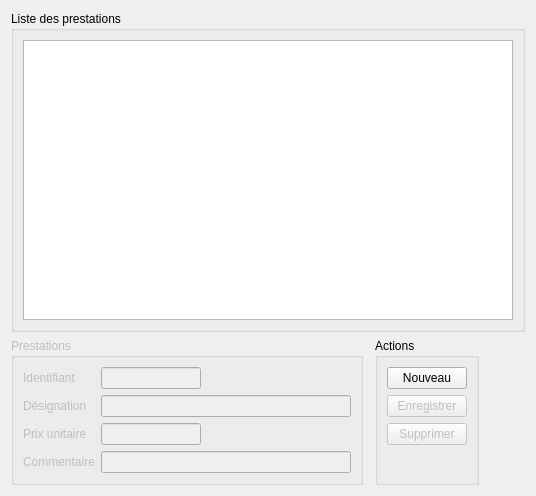
      <widget class="QWidget" name="tArticle">
       <attribute name="title">
        <string>Prestations</string>
       </attribute>
       <layout class="QGridLayout" name="gridLayout">
        <item row="0" column="0" rowspan="2" colspan="4">
         <widget class="QGroupBox" name="artlGroupBox">
          <property name="sizePolicy">
           <sizepolicy hsizetype="Expanding" vsizetype="Expanding">
            <horstretch>0</horstretch>
            <verstretch>0</verstretch>
           </sizepolicy>
          </property>
          <property name="title">
           <string>Liste des prestations</string>
          </property>
          <layout class="QGridLayout" name="gridLayout_6">
           <item row="0" column="0">
            <widget class="QListWidget" name="aList">
             <property name="sizePolicy">
              <sizepolicy hsizetype="Expanding" vsizetype="Expanding">
               <horstretch>0</horstretch>
               <verstretch>0</verstretch>
              </sizepolicy>
             </property>
             <property name="minimumSize">
              <size>
               <width>0</width>
               <height>280</height>
              </size>
             </property>
            </widget>
           </item>
          </layout>
         </widget>
        </item>
        <item row="2" column="0">
         <widget class="QGroupBox" name="artGroupBox">
          <property name="enabled">
           <bool>false</bool>
          </property>
          <property name="minimumSize">
           <size>
            <width>1</width>
            <height>1</height>
           </size>
          </property>
          <property name="maximumSize">
           <size>
            <width>500</width>
            <height>300</height>
           </size>
          </property>
          <property name="title">
           <string>Prestations</string>
          </property>
          <layout class="QFormLayout" name="formLayout_4">
           <property name="fieldGrowthPolicy">
            <enum>QFormLayout::AllNonFixedFieldsGrow</enum>
           </property>
           <item row="0" column="0">
            <widget class="QLabel" name="label_25">
             <property name="text">
              <string>Identifiant</string>
             </property>
            </widget>
           </item>
           <item row="0" column="1">
            <widget class="QLineEdit" name="aId">
             <property name="enabled">
              <bool>false</bool>
             </property>
             <property name="minimumSize">
              <size>
               <width>100</width>
               <height>0</height>
              </size>
             </property>
             <property name="maximumSize">
              <size>
               <width>100</width>
               <height>16777215</height>
              </size>
             </property>
            </widget>
           </item>
           <item row="1" column="0">
            <widget class="QLabel" name="label_23">
             <property name="text">
              <string>Désignation</string>
             </property>
            </widget>
           </item>
           <item row="1" column="1">
            <widget class="QLineEdit" name="aName">
             <property name="minimumSize">
              <size>
               <width>250</width>
               <height>0</height>
              </size>
             </property>
             <property name="maximumSize">
              <size>
               <width>250</width>
               <height>16777215</height>
              </size>
             </property>
            </widget>
           </item>
           <item row="2" column="0">
            <widget class="QLabel" name="label_26">
             <property name="text">
              <string>Prix unitaire</string>
             </property>
            </widget>
           </item>
           <item row="2" column="1">
            <widget class="QLineEdit" name="aPrice">
             <property name="minimumSize">
              <size>
               <width>100</width>
               <height>0</height>
              </size>
             </property>
             <property name="maximumSize">
              <size>
               <width>100</width>
               <height>16777215</height>
              </size>
             </property>
            </widget>
           </item>
           <item row="3" column="0">
            <widget class="QLabel" name="label_24">
             <property name="maximumSize">
              <size>
               <width>100</width>
               <height>16777215</height>
              </size>
             </property>
             <property name="text">
              <string>Commentaire</string>
             </property>
            </widget>
           </item>
           <item row="3" column="1">
            <widget class="QLineEdit" name="aCom">
             <property name="minimumSize">
              <size>
               <width>250</width>
               <height>0</height>
              </size>
             </property>
             <property name="maximumSize">
              <size>
               <width>250</width>
               <height>16777215</height>
              </size>
             </property>
            </widget>
           </item>
          </layout>
         </widget>
        </item>
        <item row="2" column="3">
         <spacer name="horizontalSpacer_4">
          <property name="orientation">
           <enum>Qt::Horizontal</enum>
          </property>
          <property name="sizeHint" stdset="0">
           <size>
            <width>40</width>
            <height>20</height>
           </size>
          </property>
         </spacer>
        </item>
        <item row="2" column="2">
         <widget class="QGroupBox" name="artaGroupBox">
          <property name="minimumSize">
           <size>
            <width>1</width>
            <height>1</height>
           </size>
          </property>
          <property name="maximumSize">
           <size>
            <width>150</width>
            <height>300</height>
           </size>
          </property>
          <property name="title">
           <string>Actions</string>
          </property>
          <layout class="QFormLayout" name="formLayout_6">
           <item row="0" column="0">
            <widget class="QPushButton" name="aNew">
             <property name="text">
              <string>Nouveau</string>
             </property>
            </widget>
           </item>
           <item row="1" column="0">
            <widget class="QPushButton" name="aSave">
             <property name="enabled">
              <bool>false</bool>
             </property>
             <property name="text">
              <string>Enregistrer</string>
             </property>
            </widget>
           </item>
           <item row="2" column="0">
            <widget class="QPushButton" name="aDel">
             <property name="enabled">
              <bool>false</bool>
             </property>
             <property name="text">
              <string>Supprimer</string>
             </property>
            </widget>
           </item>
          </layout>
         </widget>
        </item>
       </layout>
      </widget>
